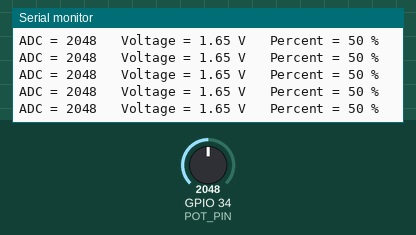
Simulated run of this sketch. Board: ESP32. Shown: the last lines printed to the serial monitor. The test bench sets the inputs (shaded band); at power-on: GPIO 34 (POT_PIN) = 2048.

Above: at 1.2 s.
1.3 s: GPIO 34 (POT_PIN) set to 2866
At 1.56 s:
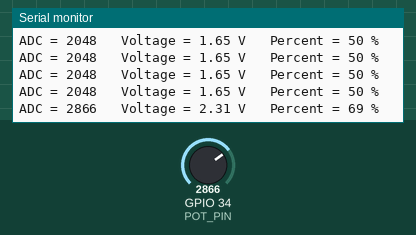
2.8 s: GPIO 34 (POT_PIN) set to 3603
At 2.96 s:
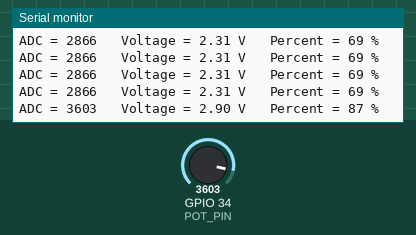
Timing chart, 0 to 5.8 s (numbered marks = the images above; inputs shaded):
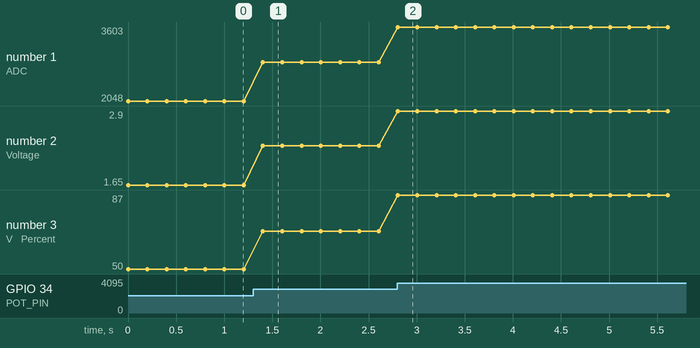

Measured:
- after the input at 1.3 s, the serial monitor: prints a new line after 0.10 s (image 1)
- after the input at 2.8 s, the serial monitor: prints a new line at once (image 2)
- plotted number 1: 2048 → 2866 after the input at 1.3 s, 2866 → 3603 after the input at 2.8 s
- plotted number 2: 1.65 → 2.31 after the input at 1.3 s, 2.31 → 2.9 after the input at 2.8 s
- plotted number 3: 50 → 69 after the input at 1.3 s, 69 → 87 after the input at 2.8 s

The sketch:

lab05-analog-adc.ino
```cpp
// Lab 05 - Analog input (ADC) with a potentiometer
// Pot: VCC -> 3V3, GND -> GND, SIG (middle pin) -> GPIO 34

const int POT_PIN = 34;   // GPIO 34 is an input-only ADC pin

void setup() {
  Serial.begin(115200);
}

void loop() {
  int raw = analogRead(POT_PIN);                 // 0 ... 4095
  float volts = raw * 3.3 / 4095.0;              // convert to volts
  int percent = map(raw, 0, 4095, 0, 100);       // convert to 0-100 %

  Serial.print("ADC = ");
  Serial.print(raw);
  Serial.print("   Voltage = ");
  Serial.print(volts, 2);
  Serial.print(" V   Percent = ");
  Serial.print(percent);
  Serial.println(" %");

  delay(200);
}
```
